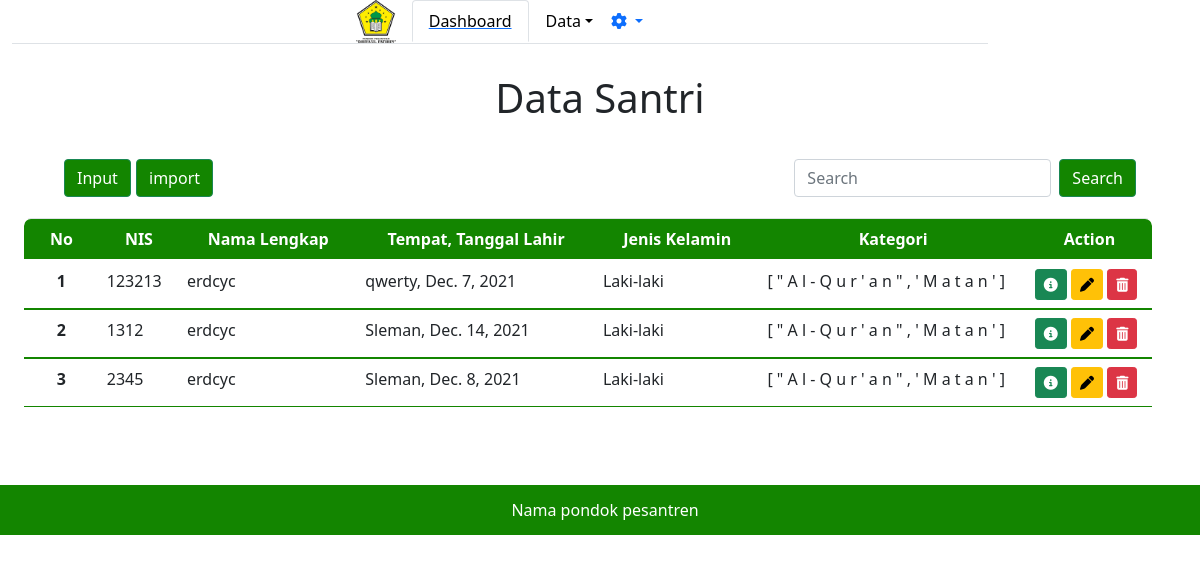
/adminpondok/datasantri/, run on the app's committed database.
### adminpondok/models.py (models this page shows, shortened)
class Santri(models.Model):
    kelamin = [
        ('Laki-Laki', 'Laki-Laki'),
        ('Perempuan', 'Perempuan'),
    ]
    Quran = 'qr'
    Matan = 'mt'
    Nadhom = 'nd'
    kategori = [
        (Quran, 'Al-Quran'),
        (Matan, 'Matan'),
        (Nadhom, 'Nadhom'),
    ]
    nis = models.IntegerField(null=False, unique=True)
    nama_santri = models.CharField(max_length=30, null=False, blank=False)
    tempat_lahir = models.CharField(max_length=20, null=False, blank=False)
    tanggal_lahir = models.DateField()
    jk = models.CharField(max_length=9, choices=kelamin,
                          default='', null=False, blank=False)
    almt = models.TextField(default='', null=False, blank=False)
    telp = models.CharField(max_length=15, null=False, blank=False)
    email = models.CharField(default='', max_length=20,
                             null=False, blank=False)
    ktgri = models.CharField(default='', choices=kategori, max_length=30)

### adminpondok/views.py (the view, shortened to what this page needs)
# urls.py: path('datasantri/', views.datasantri),
def datasantri(req):
    varb = []
    santri = models.Santri.objects.order_by('-id')
    print(varb)
    return render(req, 'adminpondok/datasantri.html', {
        'data': santri,
    })

### adminpondok/templates/adminpondok/datasantri.html (shortened to what this page needs)
{% extends "adminpondok/base.html" %}
{% block content %}
<center>
    <h1>Data Santri</h1>
</center>
<div class="m-4">
    <nav class="navbar navbar-light bg-white">
        <div class="container-fluid">
            <a class="navbar-brand">
                <button type="button" class="btn btn-success" data-bs-toggle="modal" data-bs-target="#staticBackdrop"
                    style="background-color: #138500; display: inline-block;">
                    Input
                </button>
                <button type="button" class="btn btn-success" style="background-color: #138500;">
                    import
                </button>
            </a>
            <form class="d-flex" novalidate>
                <input class="form-control me-2" type="search" placeholder="Search" aria-label="Search">
                <button class="btn btn-success" style="background-color:#138500 ;" type="submit">Search</button>
            </form>
        </div>
    </nav>
    <div class="min-h-screen bg-white py-2">
        <div class="row d-flex table-responsive" id="asd">
            <table class='table bg-white divide-y divide-gray-300 justify-content-center'
                style="overflow-y: scroll; border: green;">
                <thead class="table" style="background-color: #138500; color: #FFFFFF;">
                    <tr>
                        <th class="font-semibold text-sm uppercase px-4 py-2 text-center"> No </th>
                        <th class="font-semibold text-sm uppercase px-4 py-2 text-center"> NIS </th>
                        <th class="font-semibold text-sm uppercase px-4 py-2 text-center">Nama Lengkap</th>
                        <th class="font-semibold text-sm uppercase px-4 py-2 text-center">Tempat, Tanggal Lahir</th>
                        <th class="font-semibold text-sm uppercase px-4 py-2 text-center">Jenis Kelamin</th>
                        <th class="font-semibold text-sm uppercase px-4 py-2 text-center">Kategori</th>
                        <th class="font-semibold text-sm uppercase px-4 py-2 text-center">Action</th>
                    </tr>
                </thead>
                {% for d in data %}
                <tbody class="divide-y divide-gray-500" style="border-color: #138500;">
                    <tr>
                        <th scope="row" class="text-center">{{ forloop.counter }}</th>
                        <td>{{d.nis}}</td>
                        <td>{{d.nama_santri}}</td>
                        <td>{{d.tempat_lahir}}, {{d.tanggal_lahir}}</td>
                        <td>{{d.jk}}</td>
                        <td>{% for dt in d.ktgri %} {{dt}} {% endfor %}</td>
                        <td>
                            <a class="btn btn-sm btn-success" href="{{d.id}}/detail" data-bs-toggle="modal"
                                data-bs-target="#modaldetail"><i class="fas fa-info-circle"></i></a>
                            <a class="btn btn-sm btn-warning" href="/adminpondok/datasantri/{{d.id}}/update"><i
                                    class="fas fa-pen"></i></a>
                            <a class="btn btn-sm btn-danger" href="{{d.id}}/delete"><i class="fas fa-trash-alt"></i></a>
                        </td>
                    </tr>
                {% endfor %}
                </tbody>
            </table>
        </div>
    </div>
</div>
{% endblock %}

### static/css1/style.css (style rules this page uses)
* { margin: 0; padding: 0; box-sizing: border-box; }

### adminpondok/templates/adminpondok/base.html (style rules this page uses)
#asd { border-top-left-radius: 7px; border-top-right-radius: 7px; }
thead { position: sticky; top: 0; margin-top: 0; }
thead th { position: sticky; top: 0; margin-top: 0; }
table tr:first-child th:first-child { border-top-left-radius: 7px; }
table tr:first-child th:last-child { border-top-right-radius: 7px; }
table tbody { overflow: scroll; border-color: #138500; }

### data on the page
Santri: nis "123213", nama_santri "erdcyc", tempat_lahir "qwerty", tanggal_lahir "Dec. 7, 2021", jk "Laki-laki", ktgri "[" "\"" "A" "l" "-" "Q" "u" "r" "'" "a" "n" "\"" "," "'" "M" "a" "t" "a" "n" "'" "]"
Santri: nis "1312", nama_santri "erdcyc", tempat_lahir "Sleman", tanggal_lahir "Dec. 14, 2021", jk "Laki-laki", ktgri "[" "\"" "A" "l" "-" "Q" "u" "r" "'" "a" "n" "\"" "," "'" "M" "a" "t" "a" "n" "'" "]"
Santri: nis "2345", nama_santri "erdcyc", tempat_lahir "Sleman", tanggal_lahir "Dec. 8, 2021", jk "Laki-laki", ktgri "[" "\"" "A" "l" "-" "Q" "u" "r" "'" "a" "n" "\"" "," "'" "M" "a" "t" "a" "n" "'" "]"
